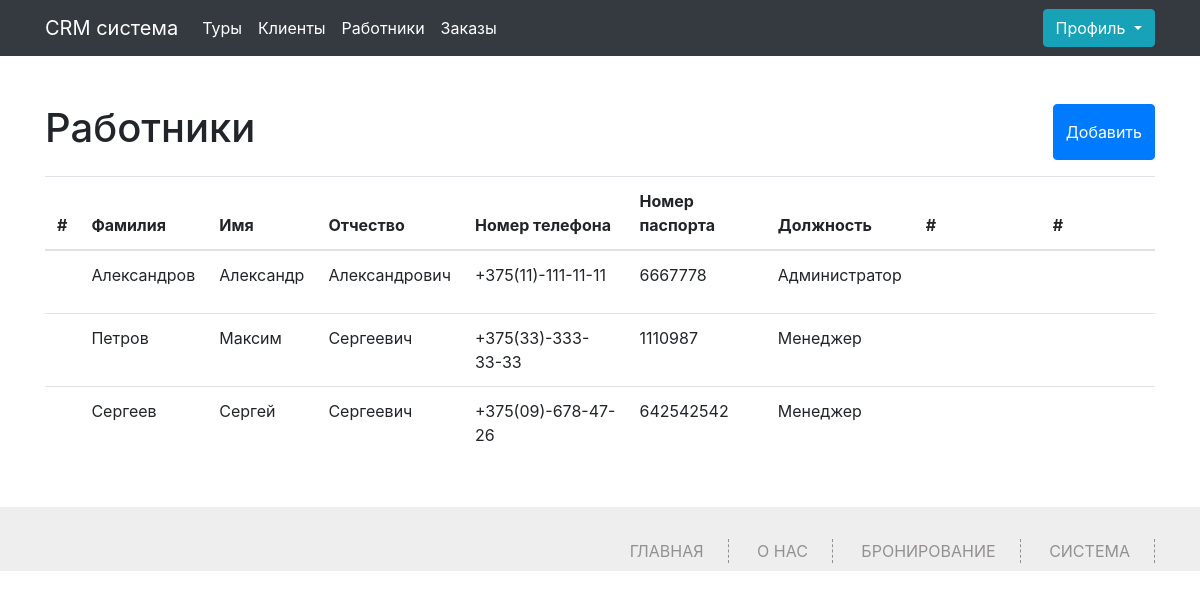
The app's page /workers (signed in) with its own data.
### app.py (models this page shows, shortened)
class Worker(db.Model):
    id = db.Column(db.Integer,primary_key=True)
    name = db.Column(db.String(100))
    surname = db.Column(db.String(100))
    secondname = db.Column(db.String(100))
    phone = db.Column(db.Integer,unique=True)
    pasport = db.Column(db.Integer,unique=True)
    job = db.Column(db.String(100))
    password = db.Column(db.String(100))
    root = db.Column(db.Integer, default=0)
    order_id = db.relationship('Orders', backref='worker', lazy='dynamic')

### app.py (the view, shortened to what this page needs)
@app.route('/workers', methods=['GET', 'POST'])
def workers():
    if 'name' not in session:
        abort(401)
    workers = Worker.query.all()
    return render_template("workers.html",workers=workers)

### app.py (called while the page is built)
@app.context_processor
def inject_user():
    def get_user_name():
        if 'name' in session:
            return Worker.query.filter_by(phone=session['name']).first()
    return dict(active_user=get_user_name())

### templates/workers.html (shortened to what this page needs)
{% extends 'base.html' %}
{% block main %}
<div class="container">
	<div class="content my-5">
		<div class="d-flex justify-content-between my-3">
			<h1>Работники</h1>
			<button type="button" class="btn btn-primary" data-toggle="modal" data-target="#exampleModal">
				Добавить
			  </button>
		</div>
  {% if not workers%}
  <h2>Список пуст!</h2>
  {%else%}
		<table class="table">
			<thead>
			  <tr>
				<th scope="col">#</th>
				<th scope="col">Фамилия</th>
				<th scope="col">Имя</th>
				<th scope="col">Отчество</th>
				<th scope="col">Номер телефона</th>
				<th scope="col">Номер паспорта</th>
				<th scope="col">Должность</th>
				<th scope="col">#</th>
				<th scope="col">#</th>
			  </tr>
			</thead>
			<tbody>
				{%for worker in workers%}
			  <tr>
				<th scope="row"></th>
				<td>{{worker.surname}}</td>
				<td>{{worker.name}}</td>
				<td>{{worker.secondname}}</td>
				<td>{{worker.phone}}</td>
				<td>{{worker.pasport}}</td>
				<td>{{worker.job}}</td>
<td>				<button type="button" class="btn btn-warning {%if active_user.root==0 %} invisible {%endif%}" data-toggle="modal" data-target="#exampleModal{{worker.id}}"> Изменить</button>
</td>
				<td><a href="/delete_worker/{{worker.id}}" class="btn btn-danger  {%if active_user.root==0 %} invisible {%endif%}">Удалить</a></td>
			  </tr>
			  {%endfor%}
			</tbody>
		  </table>
		  {%endif%}
	</div>
</div>
{% endblock %}

### static/css/style.css (style rules this page uses)
html,body { font-family: 'Open Sans', sans-serif; background:#FFF; font-size:100%; }
*, *:after, *::before { -webkit-box-sizing: border-box; -moz-box-sizing: border-box; box-sizing: border-box; }

### records on screen
Worker: surname "Александров", name "Александр", secondname "Александрович", phone "+375(11)-111-11-11", pasport "6667778", job "Администратор"
Worker: surname "Петров", name "Максим", secondname "Сергеевич", phone "+375(33)-333-33-33", pasport "1110987", job "Менеджер"
Worker: surname "Сергеев", name "Сергей", secondname "Сергеевич", phone "+375(09)-678-47-26", pasport "642542542", job "Менеджер"
